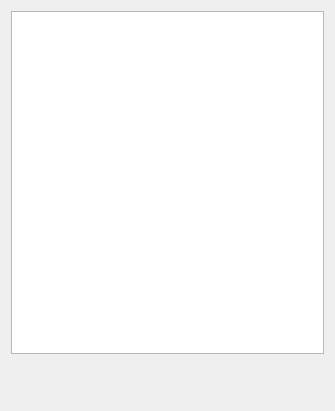
<?xml version="1.0" encoding="UTF-8"?>
<ui version="4.0">
 <class>MainWindow</class>
 <widget class="QMainWindow" name="MainWindow">
  <property name="geometry">
   <rect>
    <x>0</x>
    <y>0</y>
    <width>335</width>
    <height>411</height>
   </rect>
  </property>
  <property name="sizePolicy">
   <sizepolicy hsizetype="Expanding" vsizetype="Expanding">
    <horstretch>0</horstretch>
    <verstretch>0</verstretch>
   </sizepolicy>
  </property>
  <property name="minimumSize">
   <size>
    <width>0</width>
    <height>0</height>
   </size>
  </property>
  <property name="maximumSize">
   <size>
    <width>16777215</width>
    <height>16777215</height>
   </size>
  </property>
  <property name="windowTitle">
   <string>MainWindow</string>
  </property>
  <widget class="QWidget" name="centralWidget">
   <layout class="QGridLayout" name="gridLayout">
    <item row="0" column="0">
     <widget class="QListWidget" name="listWidget">
      <property name="iconSize">
       <size>
        <width>40</width>
        <height>40</height>
       </size>
      </property>
      <property name="viewMode">
       <enum>QListView::ListMode</enum>
      </property>
      <property name="sortingEnabled">
       <bool>false</bool>
      </property>
     </widget>
    </item>
    <item row="1" column="0">
     <widget class="QWidget" name="widget" native="true">
      <property name="minimumSize">
       <size>
        <width>0</width>
        <height>40</height>
       </size>
      </property>
      <widget class="QPushButton" name="addButton">
       <property name="geometry">
        <rect>
         <x>0</x>
         <y>0</y>
         <width>40</width>
         <height>40</height>
        </rect>
       </property>
       <property name="focusPolicy">
        <enum>Qt::NoFocus</enum>
       </property>
       <property name="toolTip">
        <string>&lt;html&gt;&lt;head/&gt;&lt;body&gt;&lt;p&gt;Add new channel&lt;/p&gt;&lt;/body&gt;&lt;/html&gt;</string>
       </property>
       <property name="text">
        <string notr="true"/>
       </property>
       <property name="icon">
        <iconset theme="list-add"/>
       </property>
       <property name="iconSize">
        <size>
         <width>20</width>
         <height>20</height>
        </size>
       </property>
       <property name="default">
        <bool>false</bool>
       </property>
       <property name="flat">
        <bool>true</bool>
       </property>
      </widget>
     </widget>
    </item>
   </layout>
  </widget>
  <action name="actionClose">
   <property name="text">
    <string>&amp;Close</string>
   </property>
  </action>
  <action name="actionAbout">
   <property name="text">
    <string>&amp;About</string>
   </property>
  </action>
 </widget>
 <layoutdefault spacing="6" margin="11"/>
 <resources/>
 <connections/>
</ui>
